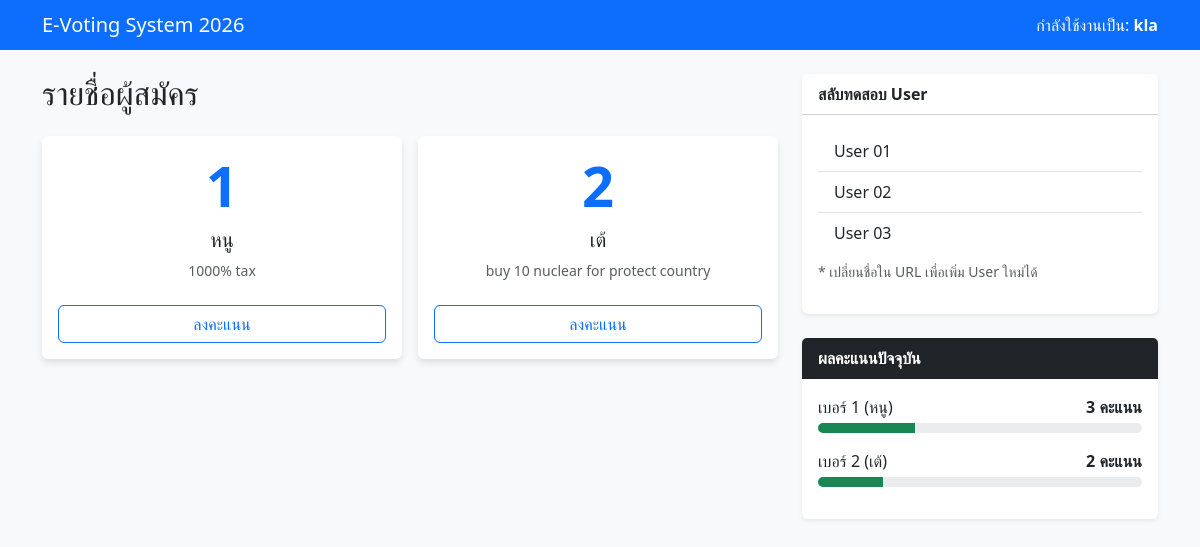
Page /kla/ on the committed database.
### election/models.py (models this page shows, shortened)
class Candidate(models.Model):
    name = models.CharField(max_length=100)
    number = models.IntegerField(unique=True)
    policy = models.TextField()

### election/views.py (the view)
# urls.py: path('<str:username>/', views.index, name='index'),
def index(request, username):
    candidates = Candidate.objects.all()
    has_voted = Vote.objects.filter(voter_name=username).exists()
    my_vote = Vote.objects.filter(voter_name=username).first()
    results = Candidate.objects.annotate(total_votes=Count('vote'))
    return render(request, 'election/index.html', {
        'username': username,
        'candidates': candidates,
        'has_voted': has_voted,
        'my_vote': my_vote,
        'results': results
    })

### election/templates/election/index.html (shortened to what this page needs)
<!DOCTYPE html>
<html lang="th">
<head>
    <link href="https://cdn.jsdelivr.net/npm/bootstrap@5.3.0/dist/css/bootstrap.min.css" rel="stylesheet">
</head>
<body>
<nav class="navbar navbar-dark bg-primary mb-4">
    <div class="container">
        <span class="navbar-brand mb-0 h1">E-Voting System 2026</span>
        <span class="text-white">กำลังใช้งานเป็น: <strong>{{ username }}</strong></span>
    </div>
</nav>
<div class="container">
    <div class="row">
        <div class="col-md-8">
            <h2 class="mb-4">รายชื่อผู้สมัคร</h2>
            <div class="row g-3">
                {% for c in candidates %}
                <div class="col-md-6">
                    <div class="card candidate-card h-100">
                        <div class="card-body text-center">
                            <h1 class="display-4 text-primary fw-bold">{{ c.number }}</h1>
                            <h5 class="card-title">{{ c.name }}</h5>
                            <p class="card-text text-muted small">{{ c.policy }}</p>
                            {% if not has_voted %}
                                <a href="{% url 'vote' username c.id %}" class="btn btn-outline-primary w-100 mt-2">ลงคะแนน</a>
                            {% else %}
                                <button class="btn btn-secondary w-100 mt-2" disabled>โหวตแล้ว</button>
                            {% endif %}
                        </div>
                    </div>
                </div>
                {% endfor %}
            </div>
        </div>
        <div class="col-md-4">
            <div class="card mb-4 border-0 shadow-sm">
                <div class="card-header bg-white fw-bold">สลับทดสอบ User</div>
                <div class="card-body">
                    <div class="list-group list-group-flush">
                        <a href="/user01/" class="list-group-item list-group-item-action {% if username == 'user01' %}active{% endif %}">User 01</a>
                        <a href="/user02/" class="list-group-item list-group-item-action {% if username == 'user02' %}active{% endif %}">User 02</a>
                        <a href="/user03/" class="list-group-item list-group-item-action {% if username == 'user03' %}active{% endif %}">User 03</a>
                    </div>
                    <p class="text-muted small mt-2">* เปลี่ยนชื่อใน URL เพื่อเพิ่ม User ใหม่ได้</p>
                </div>
            </div>
            <div class="card border-0 shadow-sm">
                <div class="card-header bg-dark text-white fw-bold">ผลคะแนนปัจจุบัน</div>
                <div class="card-body">
                    {% for r in results %}
                    <div class="mb-3">
                        <div class="d-flex justify-content-between mb-1">
                            <span>เบอร์ {{ r.number }} ({{ r.name }})</span>
                            <span class="fw-bold">{{ r.total_votes }} คะแนน</span>
                        </div>
                        <div class="progress" style="height: 10px;">
                            <div class="progress-bar bg-success" role="progressbar" style="width: {{ r.total_votes }}0%"></div>
                        </div>
                    </div>
                    {% endfor %}
                </div>
            </div>
        </div>
    </div>
</div>
</body>
</html>

### election/templates/election/index.html (style rules this page uses)
body { background-color: #f8f9fa; }
.candidate-card { transition: transform 0.2s; border: none; box-shadow: 0 4px 6px rgba(0,0,0,0.1); }

### rows in the picture
Candidate: number "1", name "หนู", policy "1000% tax", total_votes "3"
Candidate: number "2", name "เต้", policy "buy 10 nuclear for protect country", total_votes "2"

### other values in the picture
{{ username }} "kla"
